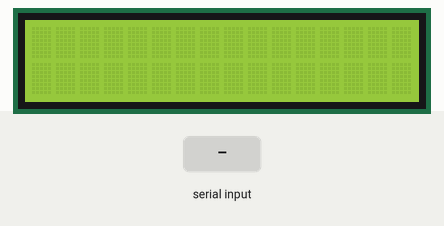
Bench run of a sketch on a simulated Arduino Uno, built with avr-gcc and run on an emulated ATmega328P. On the bench: 16×2 character LCD. The test bench sets the inputs (shaded band).

Above: at 1.2 s.
1.3 s: "1" received over Serial
At 2.6 s:
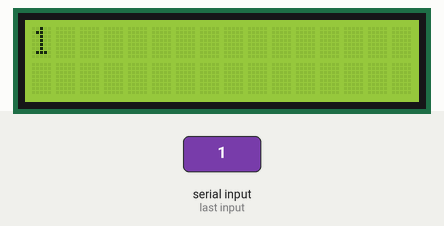
2.9 s: "0" received over Serial
At 4.0 s:
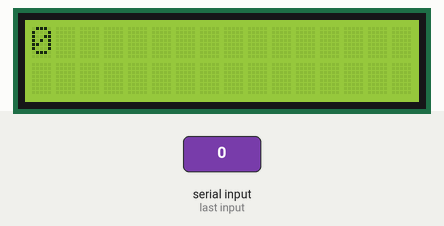
4.5 s: "2" received over Serial
At 5.2 s:
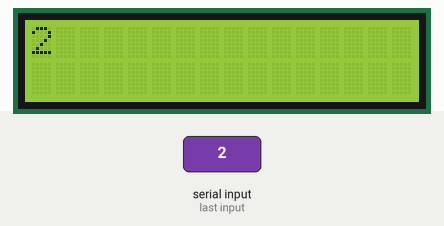
Timing chart, 0 to 7.5 s (numbered marks = the images above; inputs shaded):
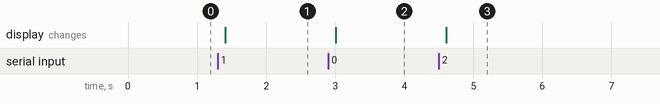

The sketch:

i2c-lcd-serial.ino
```cpp
#include <Wire.h>
#include <LiquidCrystal_I2C.h>

LiquidCrystal_I2C lcd(0x3f, 2, 1, 0, 4, 5, 6, 7, 3, POSITIVE);

void setup()
{
  lcd.begin (16, 2);
  Serial.begin(9600);
}

void loop()
{
  if (Serial.available())
  {
    delay(100);
    lcd.clear();
    while (Serial.available() > 0)
    {
      lcd.write(Serial.read());
    }
  }
}
```

Measured:
- after the input at 1.3 s, the display: changes after 0.10 s (image 1)
- after the input at 2.9 s, the display: changes after 0.10 s (image 2)
- after the input at 4.5 s, the display: changes after 0.10 s (image 3)
